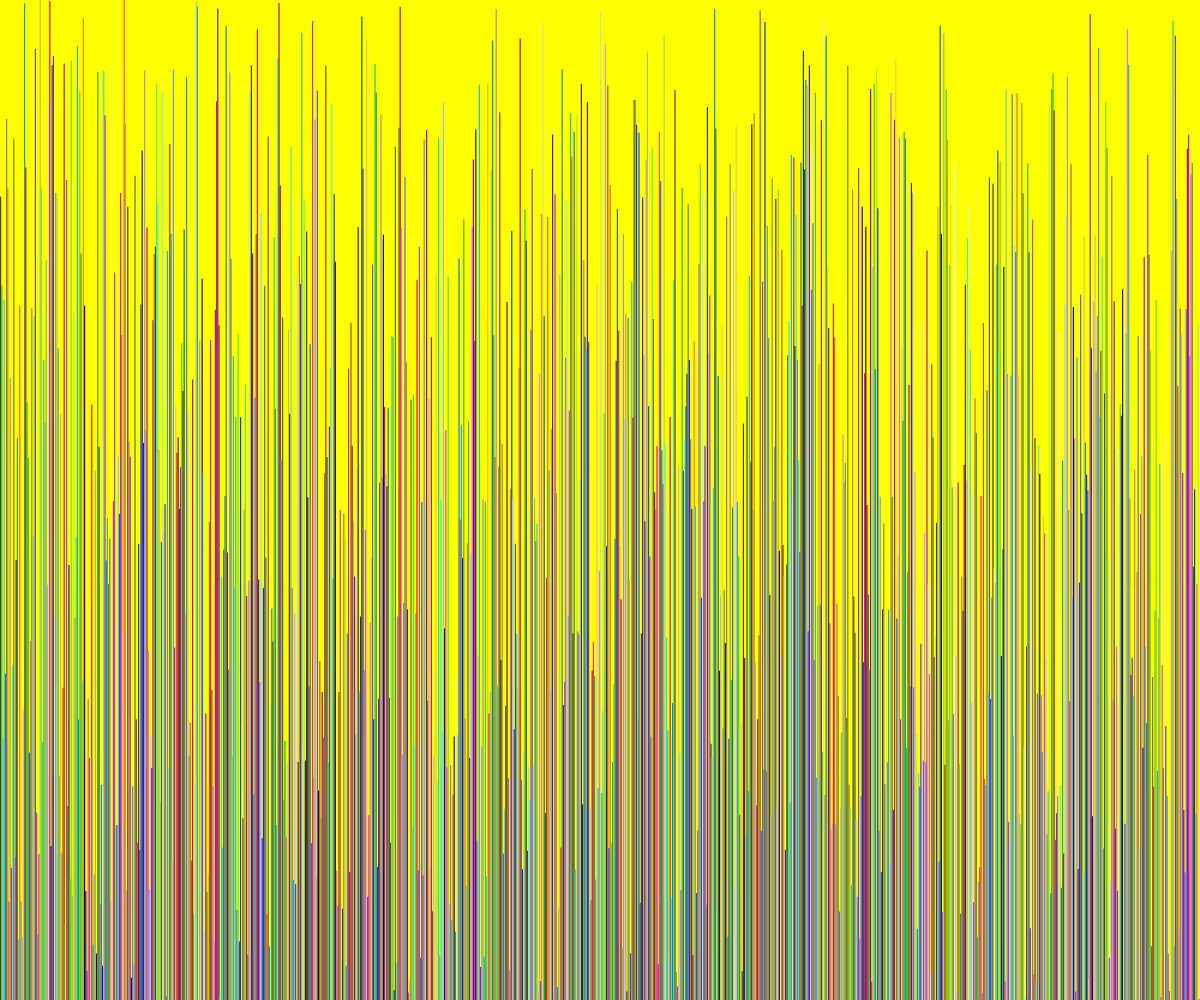
Frame 1 (no input)
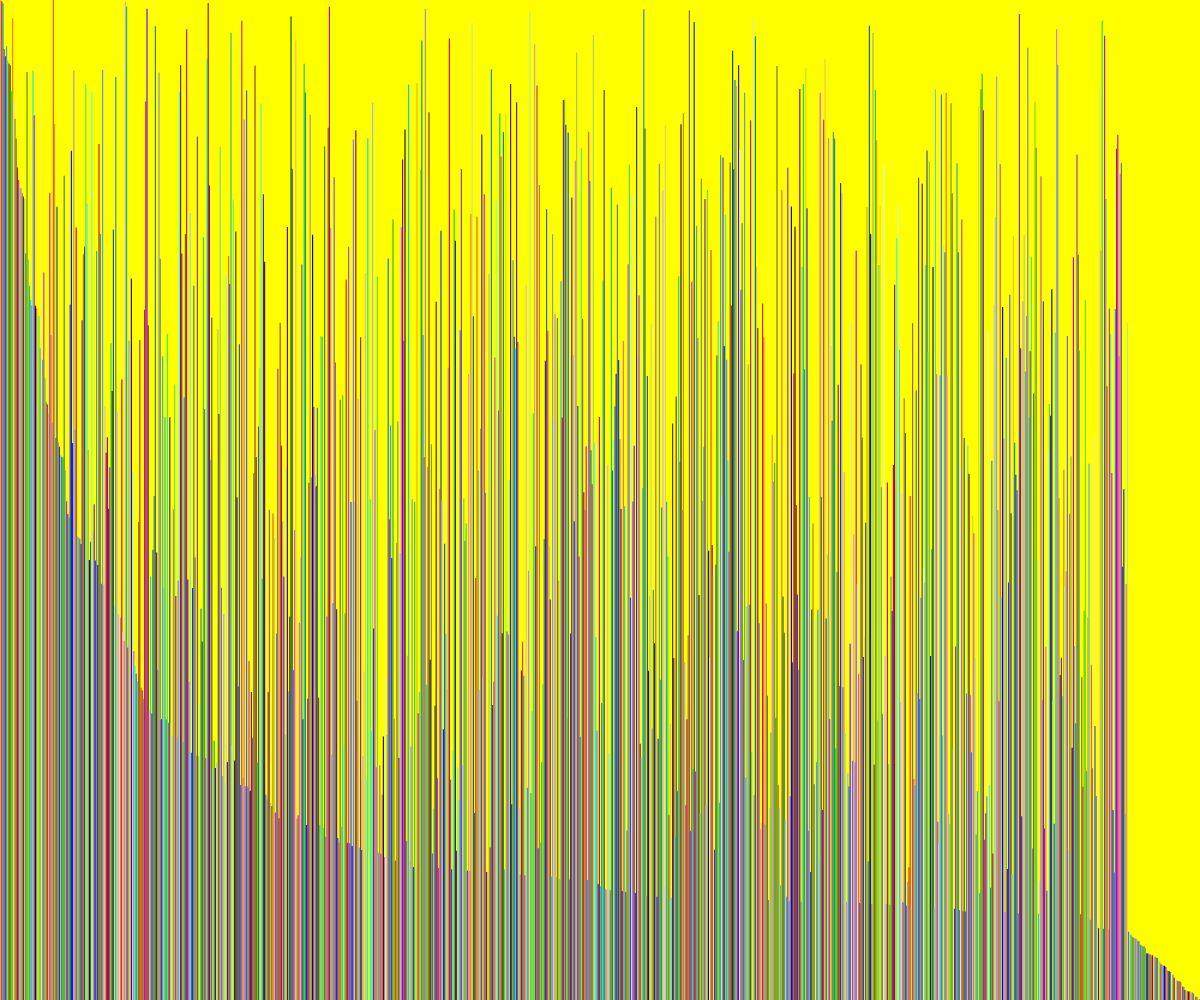
Frame 60 (no input)
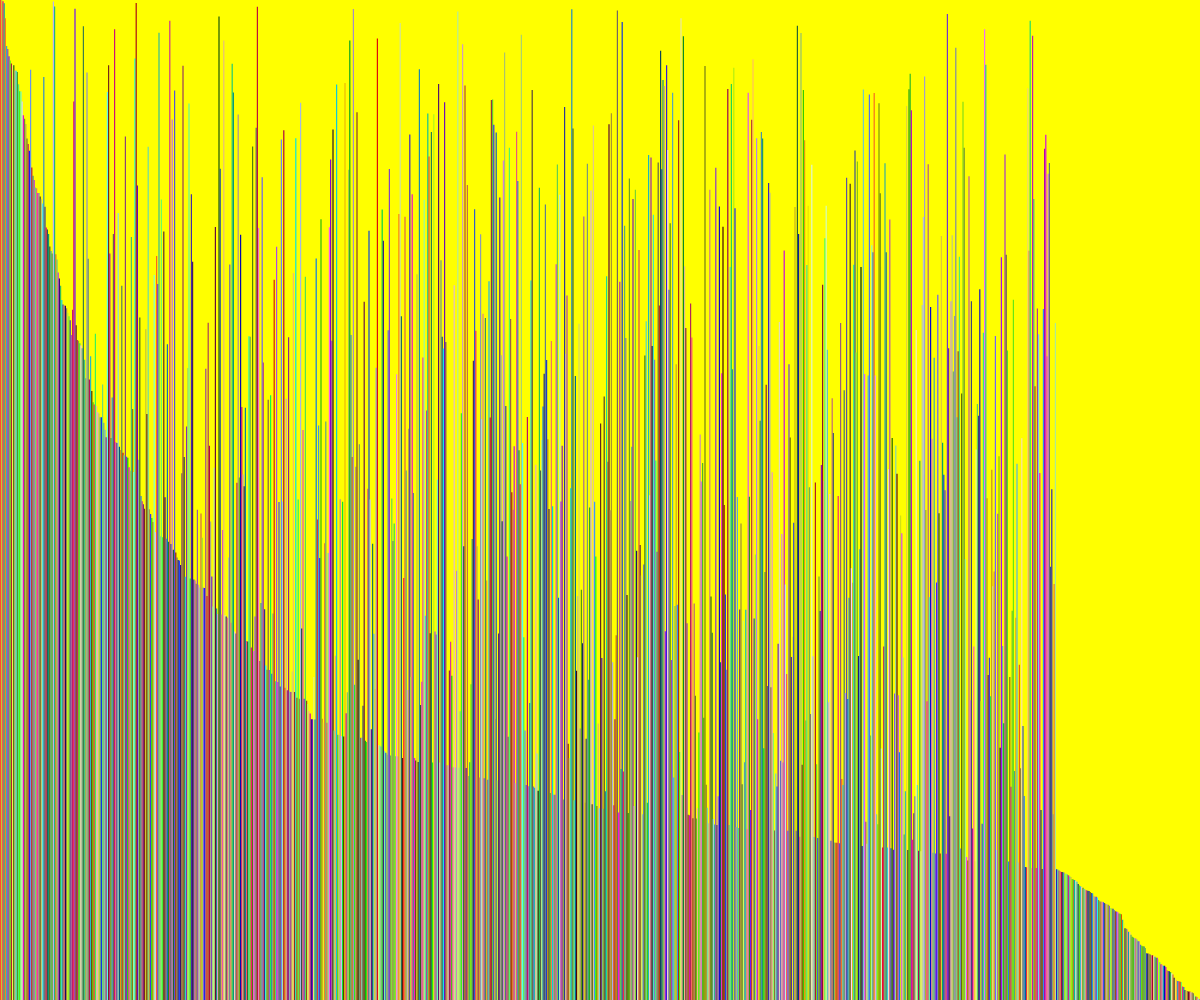
Frame 120 (the mouse pressed at the canvas centre since frame 60)

The p5.js sketch that drew these frames (run headless with seeded random() and noise() and a simulated clock; from frame 60 on, the mouse is pressed at the canvas centre):

// p5.js sketch
// ── sketch.js
let numArr;

let nums;
let widthRect;

let n = 0;

function setup() {
    createCanvas(windowWidth, windowHeight);

    nums = 1000;
    numArr = new Array(nums);
    widthRect = width / nums;

    initiateArr()
}

function initiateArr() {
    for (let i = 0; i < numArr.length; i++) {
        numArr[i] = new Number();
    }
}

class Number {
    constructor() {
        this.val = random(height);

        this.rectColor = color(random(255), random(255), random(255));
        // this.rectColor = color(map(this.val, 0, height, 255, 0));
    }

    show(i) {
        noStroke();
        fill(this.rectColor);
        rect(i * widthRect, height - this.val, widthRect, this.val);
    }
}

function bubbleSort() {
    for (let j = 0; j < numArr.length - 1; j++) {
        a = numArr[j];
        b = numArr[j + 1];

        if (a.val < b.val) {            
            swap(numArr, j, j + 1);
        }
    }
}

function swap(arr, a, b) {
    let temp = arr[a];
    arr[a] = arr[b];
    arr[b] = temp;
}

function draw() {
    background(255, 255, 0);

    if (n < numArr.length) {
        bubbleSort();
    } 
    else {
        noLoop();
    }

    // console.log(numArr[1]);

    n++;

    for (let i = 0; i < numArr.length; i++) {
        numArr[i].show(i);
    }
}
